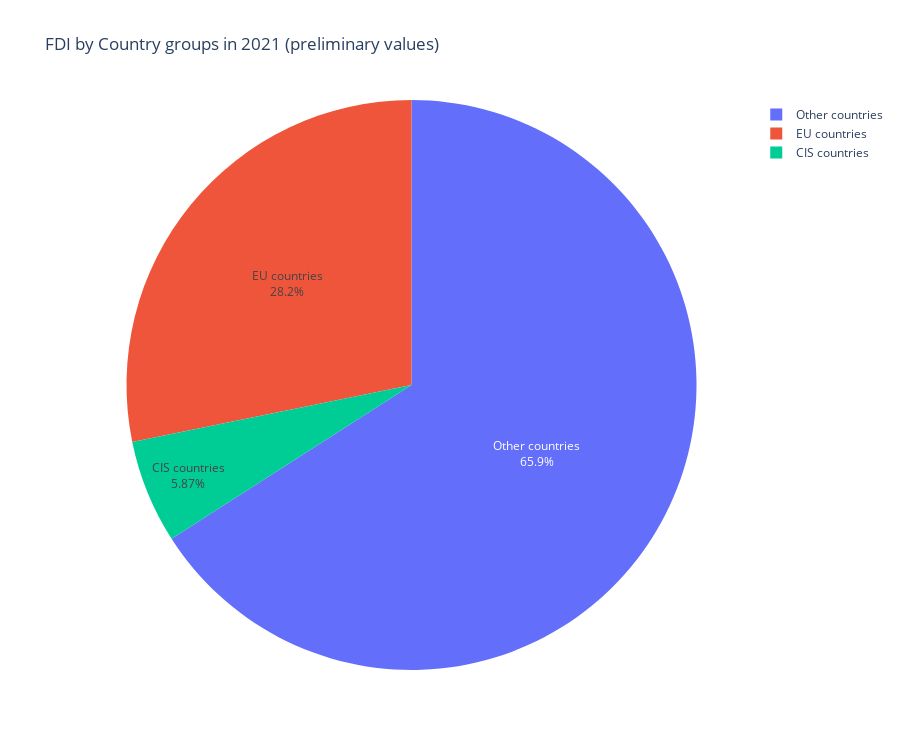

The notebook cell saved with this chart:
### Code cell
fig1 = px.pie(df_FDICountry.loc[["EU countries","CIS countries", "Other countries"]], values = 2021,names = "Countries", title = "FDI by Country groups in 2021 (preliminary values)", height = 750)
fig1.update_traces(textposition='inside', textinfo='percent+label')
fig1.show()

### Figure 1 — Plotly figure (JSON) as saved in the notebook; plotly's stock layout.template omitted (floating-point values rounded to 4 significant figures)
{"data": [{"domain": {"x": [0, 1], "y": [0, 1]}, "hovertemplate": "Countries=%{label}<br>2021=%{value}<extra></extra>", "labels": ["EU countries", "CIS countries", "Other countries", "Other countries"], "legendgroup": "", "name": "", "showlegend": true, "textinfo": "percent+label", "textposition": "inside", "type": "pie", "values": [327900.0, 68200.0, 753000.0, 13400.0]}], "layout": {"height": 750, "legend": {"tracegroupgap": 0}, "title": {"text": "FDI by Country groups in 2021 (preliminary values)"}}}
